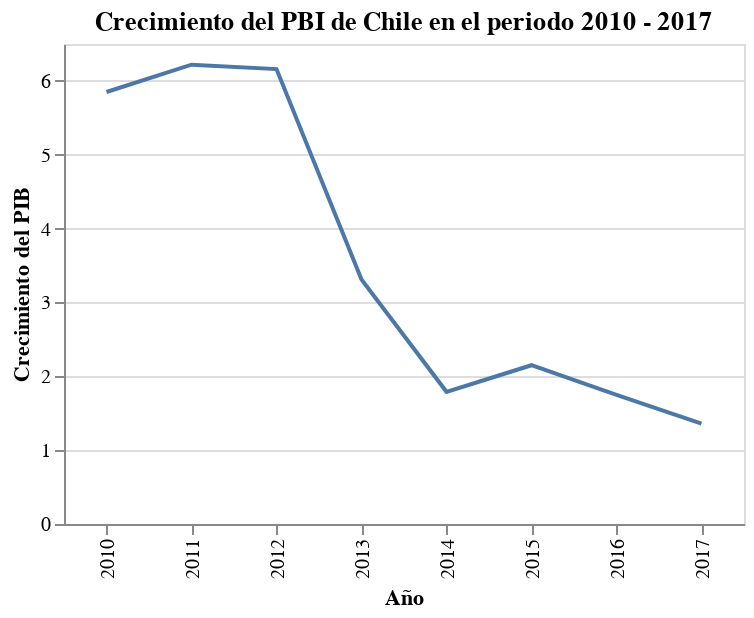

Notebook cell for this chart:
### Code cell
# Graficando
chart = alt.Chart(resultado).mark_line().encode(
    x=alt.X('Year:O', title = "Año"),
    y=alt.Y('Value:Q', title = "Crecimiento del PIB"),
    tooltip=['Year:O', 'Value:Q']
).properties(
    width=340,  # Ajustar el ancho del gráfico
    height=240,  # Ajustar la altura del gráfico
    title="Crecimiento del PBI de Chile en el periodo 2010 - 2017"
)

# Mostrar el gráfico
chart.display()

### Figure 1 — Vega-Lite specification as saved in the notebook (floating-point values rounded to 4 significant figures)
{"config": {"view": {"continuousWidth": 300, "continuousHeight": 300}}, "data": {"name": "data-977c45e56036b7de2c28902800b8f88b"}, "mark": {"type": "line"}, "encoding": {"tooltip": [{"field": "Year", "type": "ordinal"}, {"field": "Value", "type": "quantitative"}], "x": {"field": "Year", "title": "Año", "type": "ordinal"}, "y": {"field": "Value", "title": "Crecimiento del PIB", "type": "quantitative"}}, "height": 240, "title": "Crecimiento del PBI de Chile en el periodo 2010 - 2017", "width": 340, "$schema": "https://vega.github.io/schema/vega-lite/v5.16.3.json", "datasets": {"data-977c45e56036b7de2c28902800b8f88b": [{"Country Name": "Chile", "Country Code": "CHL", "Series Name": "GDP growth (annual %)", "Year": "2010", "Value": 5.85}, {"Country Name": "Chile", "Country Code": "CHL", "Series Name": "GDP growth (annual %)", "Year": "2011", "Value": 6.22}, {"Country Name": "Chile", "Country Code": "CHL", "Series Name": "GDP growth (annual %)", "Year": "2012", "Value": 6.16}, {"Country Name": "Chile", "Country Code": "CHL", "Series Name": "GDP growth (annual %)", "Year": "2013", "Value": 3.31}, {"Country Name": "Chile", "Country Code": "CHL", "Series Name": "GDP growth (annual %)", "Year": "2014", "Value": 1.79}, {"Country Name": "Chile", "Country Code": "CHL", "Series Name": "GDP growth (annual %)", "Year": "2015", "Value": 2.15}, {"Country Name": "Chile", "Country Code": "CHL", "Series Name": "GDP growth (annual %)", "Year": "2016", "Value": 1.75}, {"Country Name": "Chile", "Country Code": "CHL", "Series Name": "GDP growth (annual %)", "Year": "2017", "Value": 1.36}]}}
